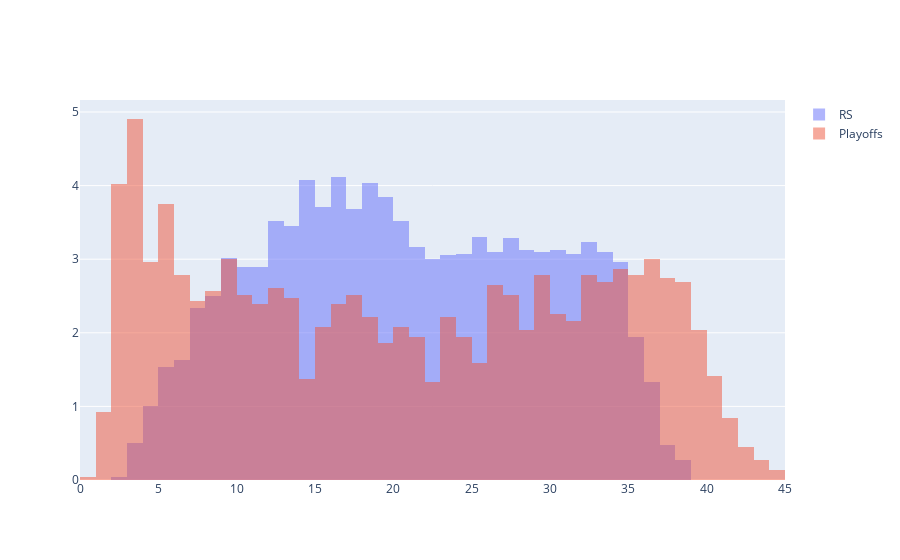

The notebook cell saved with this chart:
### Code cell
fig = go.Figure()
fig.add_trace(go.Histogram(x=hist_data(rs_df,50,5), histnorm='percent', name='RS',
                           xbins={'start':0,'end':46,'size':1}))
fig.add_trace(go.Histogram(x=hist_data(playoffs_df,5,1), histnorm='percent',
                           name='Playoffs', xbins={'start':0,'end':46,'size':1}))
fig.update_layout(barmode='overlay')
fig.update_traces(opacity=0.5)
fig.show()

### Figure 1 — Plotly figure (JSON) as saved in the notebook; plotly's stock layout.template omitted (floating-point values rounded to 4 significant figures; data arrays with more than 128 entries replaced by an {"elided": "..."} marker saying what was removed)
{"data": [{"histnorm": "percent", "name": "RS", "opacity": 0.5, "type": "histogram", "x": {"elided": "5206 float values"}, "xbins": {"end": 46, "size": 1, "start": 0}}, {"histnorm": "percent", "name": "Playoffs", "opacity": 0.5, "type": "histogram", "x": {"elided": "2263 float values"}, "xbins": {"end": 46, "size": 1, "start": 0}}], "layout": {"barmode": "overlay"}}
